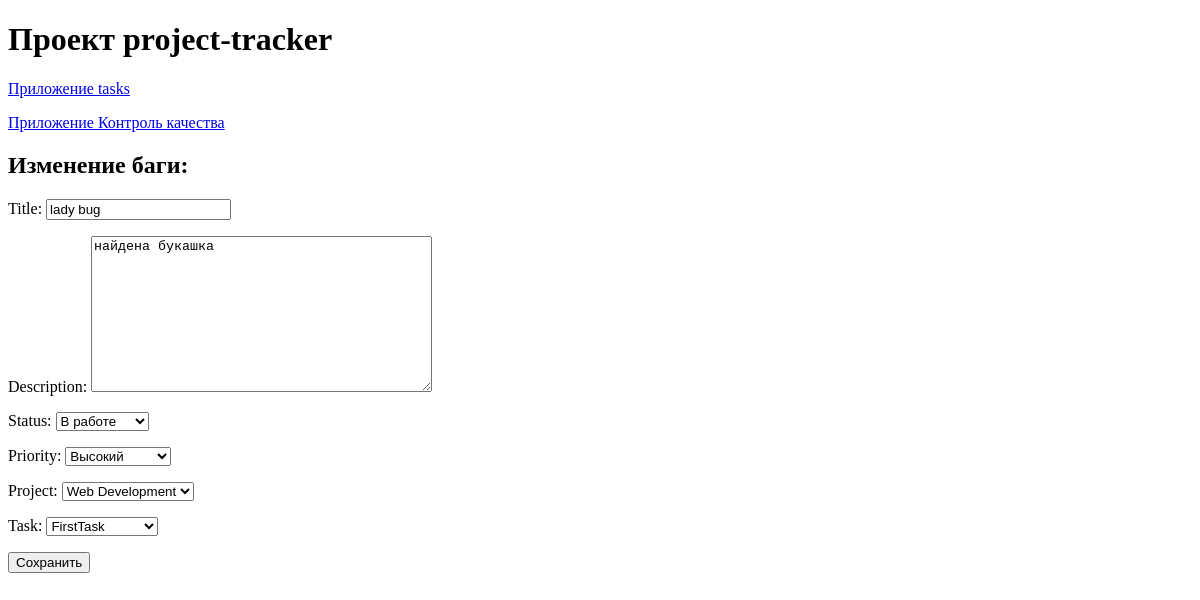
/quality_control/bugs/1/update/, run on an earlier commit of the app's database.
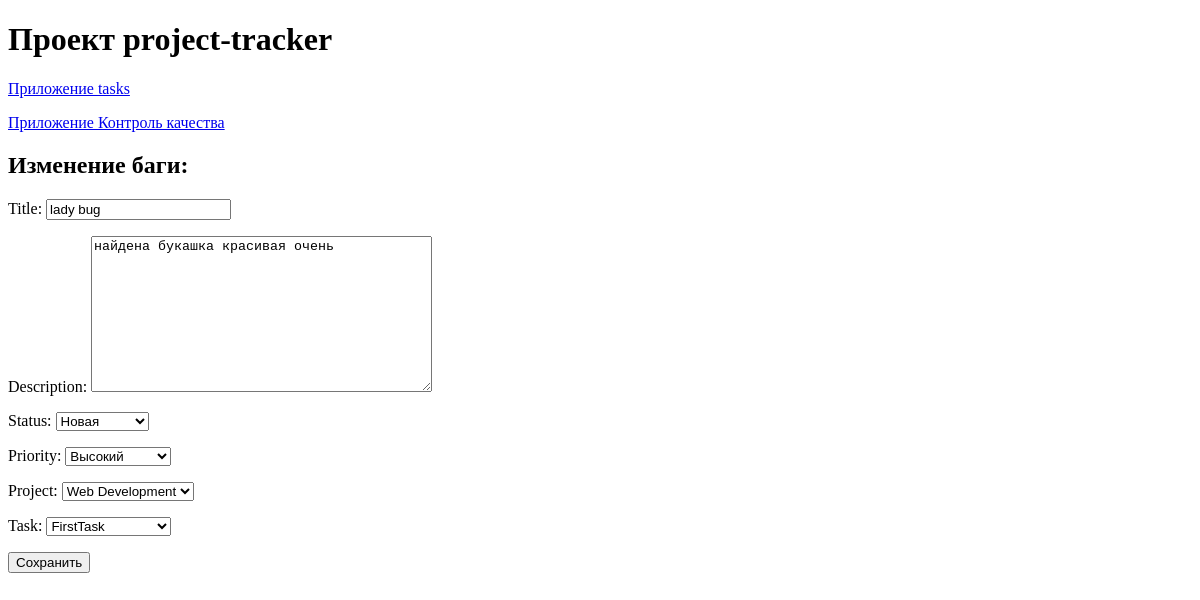
And on a later commit of the database.
### quality_control/models.py (models this page shows)
class BugReport(models.Model):
    STATUS_CHOICES = [
        ('New', 'Новая'),
        ('In_progress', 'В работе'),
        ('Completed', 'Завершена')
    ]
    PRIORITY_CHOICES = [
        ('1', 'Пониженный'),
        ('2', 'Низкий'),
        ('3', 'Средний'),
        ('4', 'Повышенный'),
        ('5','Высокий')
    ]
    title = models.CharField(max_length=50)
    description = models.TextField()
    project = models.ForeignKey(
        Project,
        related_name='bugs',
        on_delete=models.CASCADE
    )
    task = models.ForeignKey(
        Task,
        related_name='bugs',
        on_delete=models.SET_NULL,
        null=True,
    )
    status = models.CharField(max_length=15, choices=STATUS_CHOICES, default='New')
    priority = models.CharField(max_length=15, choices=PRIORITY_CHOICES, default='3')
    created_at = models.DateTimeField(auto_now_add=True)
    updated_at = models.DateTimeField(auto_now=True)

### quality_control/views.py (the view)
# urls.py: path('bugs/<int:bug_id>/update/', views.BugUpdateView.as_view(), name='update_bug'),
class BugUpdateView(UpdateView):
    model = BugReport
    form_class = BugReportForm
    template_name = 'quality_control/bug_update.html'
    pk_url_kwarg = 'bug_id'
    success_url = reverse_lazy('quality_control:bug_list')

### quality_control/forms.py
class BugReportForm(ModelForm):
    class Meta:
        model = BugReport
        fields = ['title', 'description', 'status', 'priority', 'project', 'task']

### tasks/models.py (called while the page is built)
    def __str__(self):
        return self.name

    def __str__(self):
        return self.name

### quality_control/templates/quality_control/bug_update.html (shortened to what this page needs)
{% extends 'base/base.html' %}
{% block content %}
<h2>Изменение баги: {{ bug.title }}</h2>
    <form method="post">
        {{ form.as_p }}
        <button type="submit">Сохранить</button>
    </form>
{% endblock %}

What changed in the data, as far as the page shows it:
changed BugReport "lady bug": description "найдена букашка" → "найдена букашка красивая очень"; status "В работе" → "Новая"
